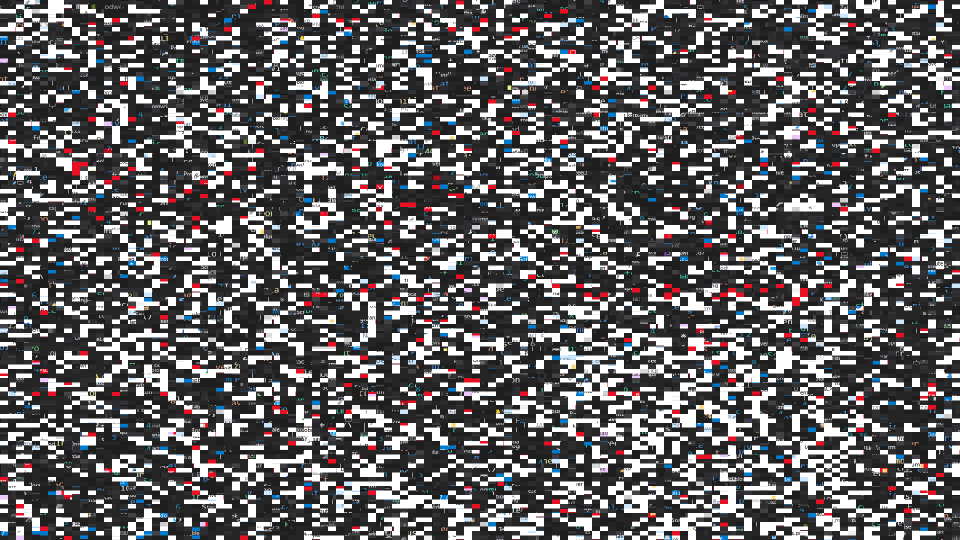
#> input picture posts/20210517-omhctf2021-writeups/flag_saver/screenshot.png, 1920 x 1080 px (shown at 1/2 size)
$ python a.py
#> lines starting #> are read from the running program, lines starting #| are printed output that depends on the picture
from PIL import Image
from copy import deepcopy

class LCG:
    def __init__(self, seed, modulus):
        self.seed = seed
        self.modulus = modulus
        self.a = 57005
        self.c = 48879

    def next_value(self):
        self.seed = (self.a * self.seed + self.c) % self.modulus
        return self.seed


pieces = 120
M = 16
N = 9
lcg = LCG(51966, 128)
shuffle_list = []


def shuffle():
    result = []
    num = pieces * pieces
    lCG = LCG(lcg.next_value(), 65537)
    for i in range(pieces):
        for j in range(pieces):
            num1 = lCG.next_value() % num
            num2 = lCG.next_value() % num
            result.append((num1, num2))
    return result


for i in range(10):
    shuffle_list.append(shuffle()[::-1])

im = Image.open("screenshot.png")
#> im is the input picture: PIL image 1920x1080 RGB; mean R, G, B 101.2, 99.3, 101.6
imgarray = [im.crop((x, y, x+M, y+N)) for x in range(0, im.size[0], M) for y in range(0, im.size[1], N)]
#> imgarray = 14400 items


def rearrange_one_tick(a, s):
    for i in range(len(s)):
        tmp = a[s[i][0]]
        a[s[i][0]] = a[s[i][1]]
        a[s[i][1]] = tmp
    return a


def save_image(a, n):
    new_im = Image.new('RGBA', (1920, 1080), (255, 255, 255, 255))
    for i in range(len(a)):
        offset = ((i // pieces) * M, (i % pieces) * N)
        new_im.paste(a[i], offset)
    new_im.save("./results/result_{}.png".format(n))


def rearrange(tick_cnt):
    newarray = deepcopy(imgarray)
    new_array = rearrange_one_tick(newarray, shuffle_list[tick_cnt - 1])
    save_image(newarray, tick_cnt)


for i in range(1, 10):
    rearrange(i)
#> this loop made 9 passes
#> pass 1, in save_image, `new_im.save("./results/result_{}.png".format(n))`:
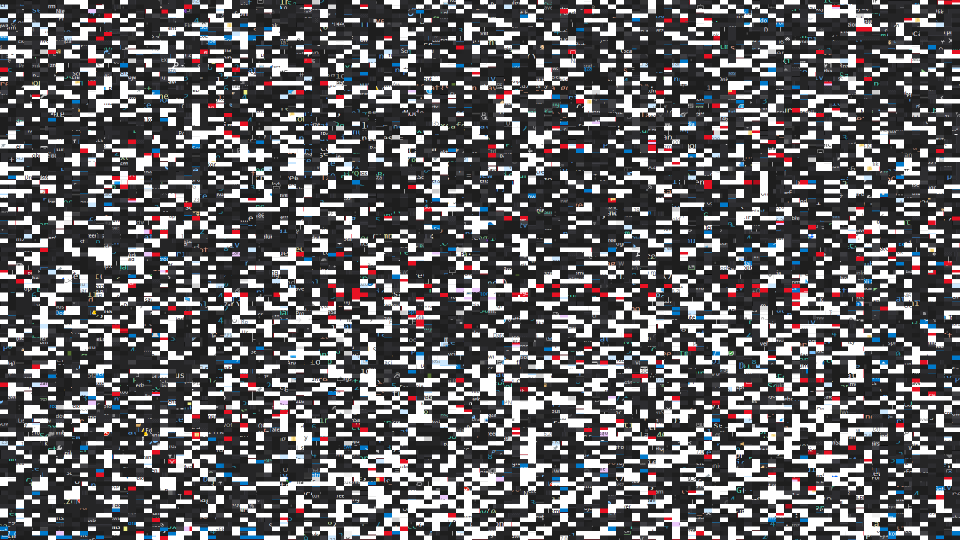
#> saved as result_1.png: PIL image 1920x1080 RGBA (shown at 1/2 size); mean R, G, B, A 101.2, 99.3, 101.6, 255
#> pass 2, in save_image (call 2), `new_im.save("./results/result_{}.png".format(n))`:
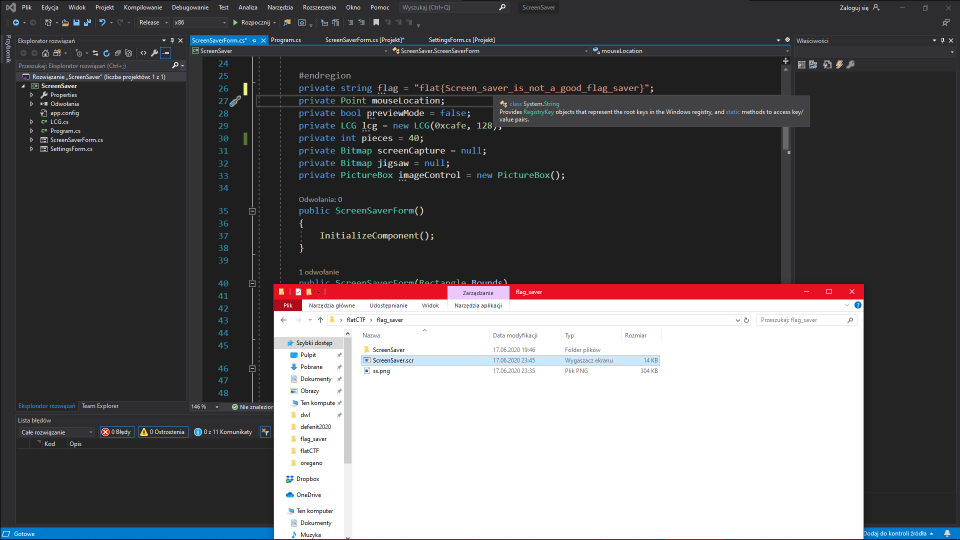
#> saved as result_2.png: PIL image 1920x1080 RGBA (shown at 1/2 size); mean R, G, B, A 101.2, 99.3, 101.6, 255
